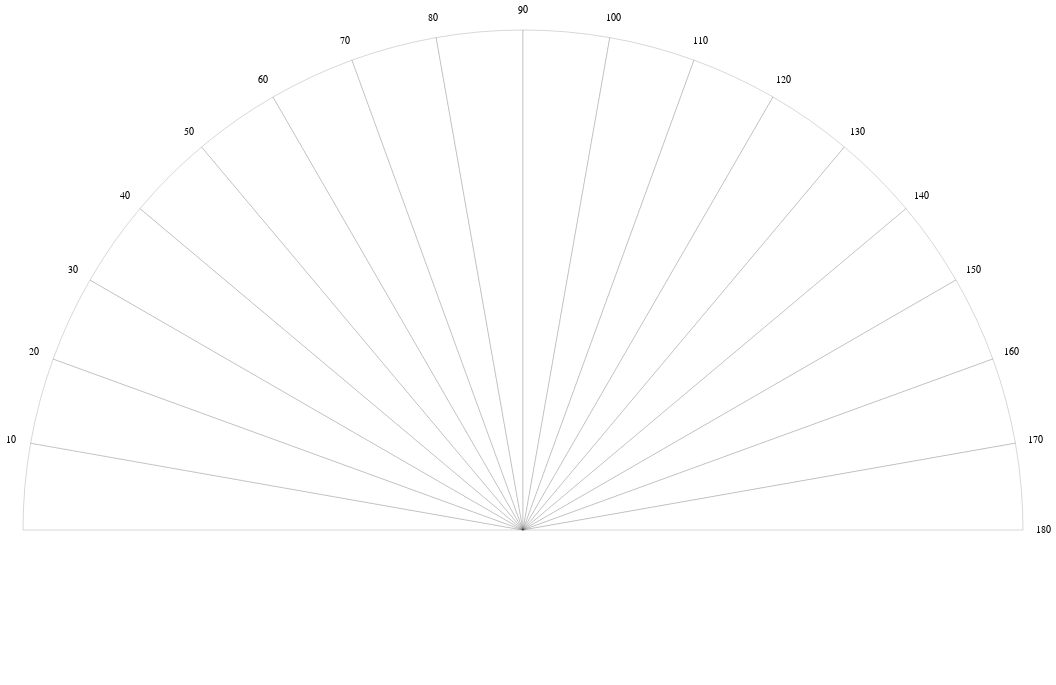

Write notebook code for a chart like this one.
### Code cell
float_start_circle = -np.pi*0.5
float_end_circle = np.pi*0.5

chart_base = alt.Chart(df_new).encode(
    theta=alt.Theta('theta_rad:Q', scale=alt.Scale(type='linear', rangeMax=float_end_circle, rangeMin=float_start_circle)),
    theta2=alt.Theta2('theta_2_rad:Q')
)

chart_circle = chart_base.mark_arc(color='white', opacity=0.8, stroke='black', strokeWidth=0.2, outerRadius=500)
chart_text = chart_base.mark_text(radius=520, size=10).encode(text='theta_labels:N')


chart_result = alt.layer(chart_circle, chart_text)
chart_result

### Figure 1 — Vega-Lite specification as saved in the notebook (floating-point values rounded to 4 significant figures)
{"config": {"view": {"continuousWidth": 400, "continuousHeight": 300}}, "layer": [{"mark": {"type": "arc", "color": "white", "opacity": 0.8, "outerRadius": 500, "stroke": "black", "strokeWidth": 0.2}, "encoding": {"theta": {"field": "theta_rad", "scale": {"rangeMax": 1.571, "rangeMin": -1.571, "type": "linear"}, "type": "quantitative"}, "theta2": {"field": "theta_2_rad"}}}, {"mark": {"type": "text", "radius": 520, "size": 10}, "encoding": {"text": {"field": "theta_labels", "type": "nominal"}, "theta": {"field": "theta_rad", "scale": {"rangeMax": 1.571, "rangeMin": -1.571, "type": "linear"}, "type": "quantitative"}, "theta2": {"field": "theta_2_rad"}}}], "data": {"name": "data-b8bc54a2c106183a1dc75e0a692359ec"}, "$schema": "https://vega.github.io/schema/vega-lite/v4.17.0.json", "datasets": {"data-b8bc54a2c106183a1dc75e0a692359ec": [{"theta_deg": 10, "theta_2_deg": 0, "theta_rad": 0.1745, "theta_2_rad": 0.0, "theta_labels": "10"}, {"theta_deg": 20, "theta_2_deg": 10, "theta_rad": 0.3491, "theta_2_rad": 0.1745, "theta_labels": "20"}, {"theta_deg": 30, "theta_2_deg": 20, "theta_rad": 0.5236, "theta_2_rad": 0.3491, "theta_labels": "30"}, {"theta_deg": 40, "theta_2_deg": 30, "theta_rad": 0.6981, "theta_2_rad": 0.5236, "theta_labels": "40"}, {"theta_deg": 50, "theta_2_deg": 40, "theta_rad": 0.8727, "theta_2_rad": 0.6981, "theta_labels": "50"}, {"theta_deg": 60, "theta_2_deg": 50, "theta_rad": 1.047, "theta_2_rad": 0.8727, "theta_labels": "60"}, {"theta_deg": 70, "theta_2_deg": 60, "theta_rad": 1.222, "theta_2_rad": 1.047, "theta_labels": "70"}, {"theta_deg": 80, "theta_2_deg": 70, "theta_rad": 1.396, "theta_2_rad": 1.222, "theta_labels": "80"}, {"theta_deg": 90, "theta_2_deg": 80, "theta_rad": 1.571, "theta_2_rad": 1.396, "theta_labels": "90"}, {"theta_deg": 100, "theta_2_deg": 90, "theta_rad": 1.745, "theta_2_rad": 1.571, "theta_labels": "100"}, {"theta_deg": 110, "theta_2_deg": 100, "theta_rad": 1.92, "theta_2_rad": 1.745, "theta_labels": "110"}, {"theta_deg": 120, "theta_2_deg": 110, "theta_rad": 2.094, "theta_2_rad": 1.92, "theta_labels": "120"}, {"theta_deg": 130, "theta_2_deg": 120, "theta_rad": 2.269, "theta_2_rad": 2.094, "theta_labels": "130"}, {"theta_deg": 140, "theta_2_deg": 130, "theta_rad": 2.443, "theta_2_rad": 2.269, "theta_labels": "140"}, {"theta_deg": 150, "theta_2_deg": 140, "theta_rad": 2.618, "theta_2_rad": 2.443, "theta_labels": "150"}, {"theta_deg": 160, "theta_2_deg": 150, "theta_rad": 2.793, "theta_2_rad": 2.618, "theta_labels": "160"}, {"theta_deg": 170, "theta_2_deg": 160, "theta_rad": 2.967, "theta_2_rad": 2.793, "theta_labels": "170"}, {"theta_deg": 180, "theta_2_deg": 170, "theta_rad": 3.142, "theta_2_rad": 2.967, "theta_labels": "180"}]}}
